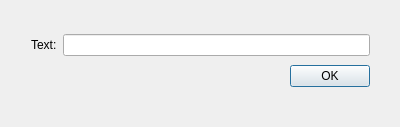
<?xml version="1.0" encoding="UTF-8"?>
<ui version="4.0">
 <class>InputBox</class>
 <widget class="QDialog" name="InputBox">
  <property name="geometry">
   <rect>
    <x>0</x>
    <y>0</y>
    <width>400</width>
    <height>127</height>
   </rect>
  </property>
  <property name="windowTitle">
   <string>InputBox</string>
  </property>
  <widget class="QWidget" name="">
   <property name="geometry">
    <rect>
     <x>20</x>
     <y>20</y>
     <width>361</width>
     <height>81</height>
    </rect>
   </property>
   <layout class="QVBoxLayout" name="verticalLayout">
    <item>
     <layout class="QHBoxLayout" name="horizontalLayout_2">
      <item>
       <widget class="QLabel" name="textLabel">
        <property name="text">
         <string>Text:</string>
        </property>
       </widget>
      </item>
      <item>
       <widget class="QLineEdit" name="textEdit"/>
      </item>
     </layout>
    </item>
    <item>
     <layout class="QHBoxLayout" name="horizontalLayout_3">
      <item>
       <spacer name="horizontalSpacer">
        <property name="orientation">
         <enum>Qt::Horizontal</enum>
        </property>
        <property name="sizeHint" stdset="0">
         <size>
          <width>40</width>
          <height>20</height>
         </size>
        </property>
       </spacer>
      </item>
      <item>
       <widget class="QPushButton" name="okButton">
        <property name="text">
         <string>OK</string>
        </property>
       </widget>
      </item>
     </layout>
    </item>
   </layout>
  </widget>
 </widget>
 <layoutdefault spacing="6" margin="11"/>
 <resources/>
 <connections>
  <connection>
   <sender>okButton</sender>
   <signal>clicked()</signal>
   <receiver>InputBox</receiver>
   <slot>accept()</slot>
   <hints>
    <hint type="sourcelabel">
     <x>320</x>
     <y>86</y>
    </hint>
    <hint type="destinationlabel">
     <x>182</x>
     <y>253</y>
    </hint>
   </hints>
  </connection>
 </connections>
</ui>
